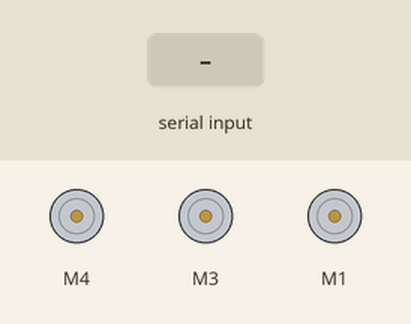
A sketch run on a simulated Arduino Uno, built with avr-gcc and run on an emulated ATmega328P. On the bench: 3 × DC motor (green arrow = forward, orange = backward, longer = faster). The test bench sets the inputs (shaded band).

Above: at 1.2 s.
1.3 s: "z90\n" received over the second serial link
At 4.0 s:
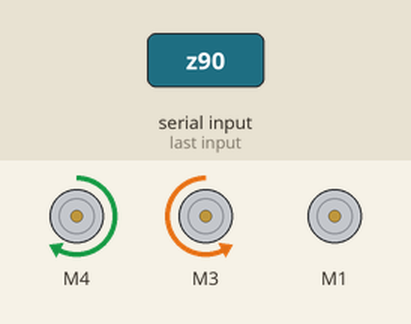
4.3 s: "z,45\n" received over the second serial link
At 7.0 s:
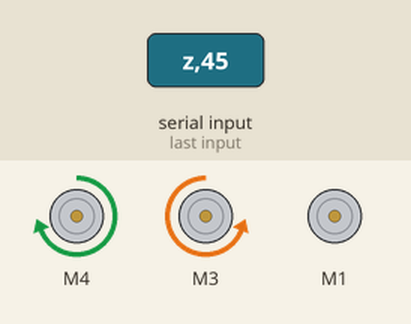
7.3 s: "z" received over the second serial link
At 11.3 s:
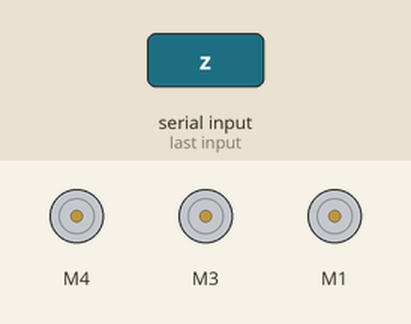
Timing chart, 0 to 12.8 s (numbered marks = the images above; inputs shaded):
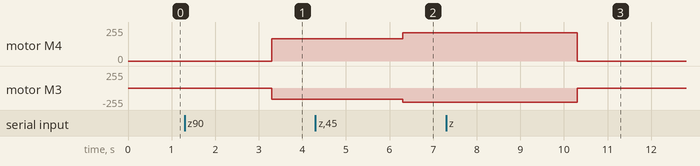

The sketch:

DefaultBotMotor.ino
```cpp
//instructions for downloading and installing libraries can be found here: https://www.instructables.com/id/Downloading-All-the-Software-Youll-Need-for-MiniFR/
#include <SoftwareSerial.h>         //this library is part of Arduino by default
#include <AFMotor.h>                //you must download and install this library: https://drive.google.com/file/d/1zsMywqJjvzgMBoVZyrYly-2hXePFXFzw/view?usp=sharing

/* <==============================================================>
 *  You will need to change the following variables depending on what
 *  analog pins on your motor shield you are using, which motor goes to
 *  which port, and if your drive logic is flipped. */

//change A0 and A1 to match whatever pins you are useing for your bluetooth chip
SoftwareSerial bluetooth(A0, A1); //RX,TX

//These lines declare which ports your drive motors will be connected to on the motor shield.
AF_DCMotor mLeft(3);
AF_DCMotor mRight(4);

//this line declares which port your extra motor is on
AF_DCMotor mExtra(1);

int xAxisMultiplier = 1;      // Change this variable to -1 if your robot turns the wrong way
int yAxisMultiplier = 1;       // Change ths variable to -1 if your robot drives backward when it should be going forward

/* You shouldn't need to change anything past here unless you're adding
 *  something like an automode, extra motor, or servo.
 *  <==============================================================> */

// Variables used to recive data from the driverstation and calculate drive logic
float xAxis, yAxis;
int velocityL, velocityR;

//this variable is used to control your extra motor
float button;

// In setup, we tell bluetooth communication to start and set all of our motors to not move
void setup() {
  bluetooth.begin(9600);
  drive(0, 0);
}

void loop() {
  while(bluetooth.available() > 0){                                   // This line checks for any new data in the buffer from the driverstation
    if ((bluetooth.read()) == 'z'){                                   // We use 'z' as a delimiter to ensure that the data doesn't desync
      xAxis = (bluetooth.parseFloat()) * (100) * xAxisMultiplier;     // For each item the driver station sends, we have a variable here to recieve it
      yAxis = (bluetooth.parseFloat()) * (100) * yAxisMultiplier;
      button = bluetooth.parseFloat();

      //these lines control your extra motor. You may have to change them in order to get the desired result from your motor
      if (button == 1){
        mExtra.run(FORWARD);
        mExtra.setSpeed(255);
      } else {
        mExtra.run(FORWARD);
        mExtra.setSpeed(0);
      }

      // This line tells the drive function what speed and direction to move the motors in
      drive(xAxis, yAxis);
    }
  }
}

// This function handles drive logic and actuation. Don't change this unless you know what you're doing.
void drive(int xAxis, int yAxis) {
  float V = (100 - abs(xAxis)) * (yAxis/100) + yAxis;    // This is where the X and Y axis inputs are converted into tank drive logic
  float W = (100 - abs(yAxis)) * (xAxis/100) + xAxis;
  velocityL = ((((V-W)/2)/100)*255);
  velocityR = ((((V+W)/2)/100)*255);

  mRight.run((velocityR >= 0) ? FORWARD : BACKWARD);     // These comands tell the motors what speed and direction to move at
  mRight.setSpeed(abs(velocityR));
  mLeft.run((velocityL >= 0) ? FORWARD : BACKWARD);
  mLeft.setSpeed(abs(velocityL));
}
```

Measured:
- after the input at 1.3 s, motor M4: stopped → forward 166/255 after 2.0 s; motor M3: stopped → backward 166/255 after 2.0 s
- after the input at 4.3 s, motor M4: forward 166/255 → forward 211/255 after 2.0 s; motor M3: backward 166/255 → backward 211/255 after 2.0 s
- after the input at 7.3 s, motor M4: forward 211/255 → stopped after 3.0 s; motor M3: backward 211/255 → stopped after 3.0 s
